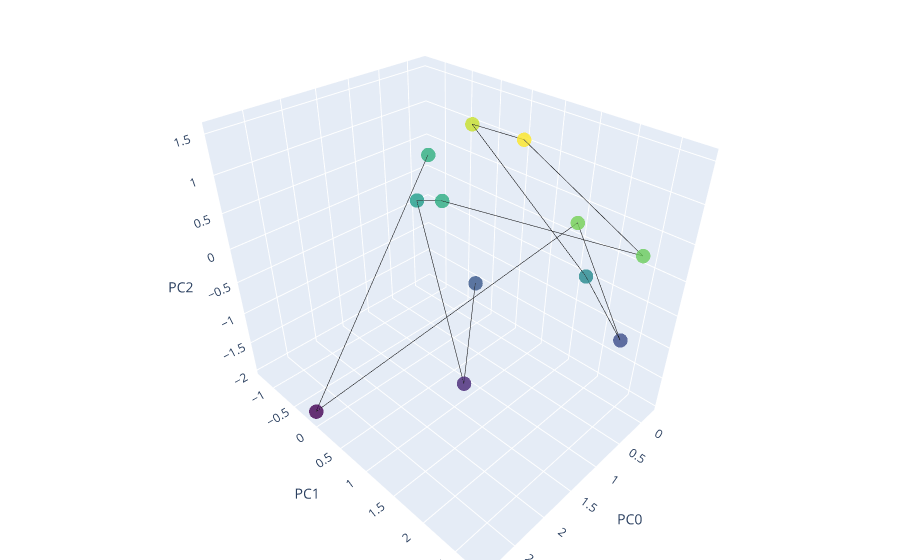

Source (notebook cell):
### Code cell
do_pca(df.loc[df.index[3000][0]][0:12],connected=True)

### Figure 1 — Plotly figure (JSON) as saved in the notebook; plotly's stock layout.template omitted (floating-point values rounded to 4 significant figures)
{"data": [{"line": {"color": "#000000", "width": 1}, "marker": {"color": [0.2416, -1.962, 0.7892, -1.134, -0.3262, 1.234, 1.525, 0.7178, 0.1898, -0.0443, -1.593, -1.008], "colorscale": [[0, "#440154"], [0.1111, "#482878"], [0.2222, "#3e4989"], [0.3333, "#31688e"], [0.4444, "#26828e"], [0.5556, "#1f9e89"], [0.6667, "#35b779"], [0.7778, "#6ece58"], [0.8889, "#b5de2b"], [1, "#fde725"]], "opacity": 0.8, "size": 5}, "mode": "lines+markers", "text": ["Bluetech 7th Phase Dub", "Delhi 2 Dublin Apples", "Eliot Lipp Beam Rider", "Caspa Cockney Violin", "Shpongle Divine Moments Of Truth", "Chromeo Don't Turn The Lights On - Carte Blanche Late Nite Mix", "Bassnectar Everybody - Freq. Nasty & Bassnectar Remix", "Rusko Everyday", "Heyoka Flying Dub Sauce", "Ooah Hacksaw", "Rusko Jahova", "Bonobo Kiara"], "type": "scatter3d", "x": [-0.2273, 2.901, 0.6266, -0.171, -0.01717, 0.2467, 0.6828, 0.5928, 0.5448, 0.4821, 1.457, 0.3523], "y": [-1.267, -0.1323, 1.977, 2.315, 1.78, 0.04742, 1.217, 2.774, -0.1889, -0.7546, 1.124, 0.2684], "z": [0.2416, -1.962, 0.7892, -1.134, -0.3262, 1.234, 1.525, 0.7178, 0.1898, -0.0443, -1.593, -1.008]}], "layout": {"margin": {"b": 0, "l": 0, "r": 0, "t": 0}, "scene": {"xaxis": {"title": {"text": "PC0"}}, "yaxis": {"title": {"text": "PC1"}}, "zaxis": {"title": {"text": "PC2"}}}}}
